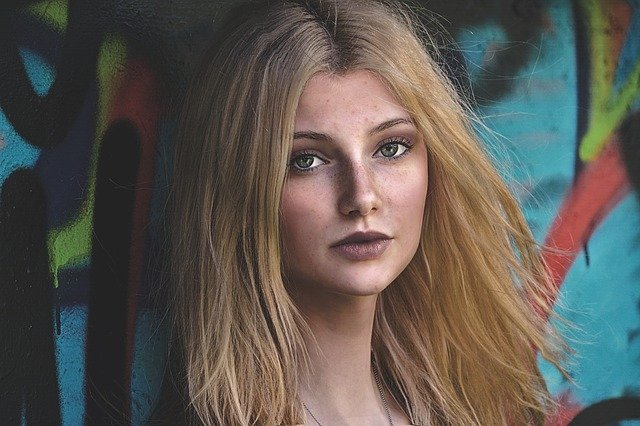
#> input picture OpenCV/GettingStarted/Resources/test_image.png, 640 x 426 px
$ python ImageEffects.py
#> lines starting #> are read from the running program, lines starting #| are printed output that depends on the picture; after the words box and inside, x2 and y2 are one past the last pixel; in counts of white or black regions, pixels touching at a corner belong together
import cv2
import numpy as np

img = cv2.imread("Resources/test_image.png")
#> img is the input picture: shape (426, 640, 3); mean B, G, R 81, 87.6, 92.1

'''
A matrix used to perform operation which has a size of and a value of,
A matrix of 5x5 with all 1
'''
kernel = np.ones((5, 5), np.uint8)

'''
BGR
'''
imageGray = cv2.cvtColor(img, cv2.COLOR_BGR2GRAY)
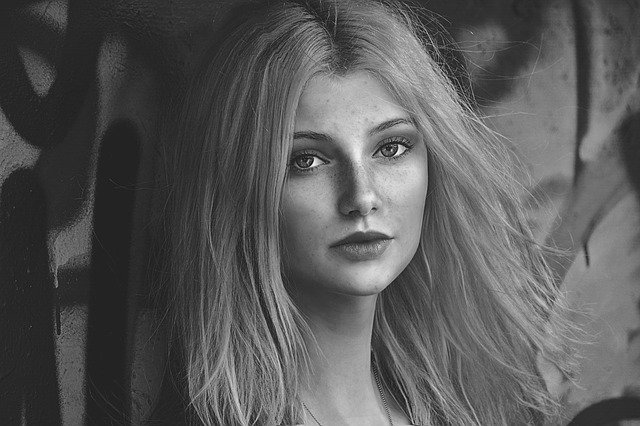
#> imageGray: shape (426, 640); min 2, max 248, mean 88.2

'''
Have to be odd number -> 3,3 etc
'''
imageBlur = cv2.GaussianBlur(imageGray, (7, 7), 0)

'''
Canny Edge Detector Algo
'''
imgCanny = cv2.Canny(img, 100, 100)
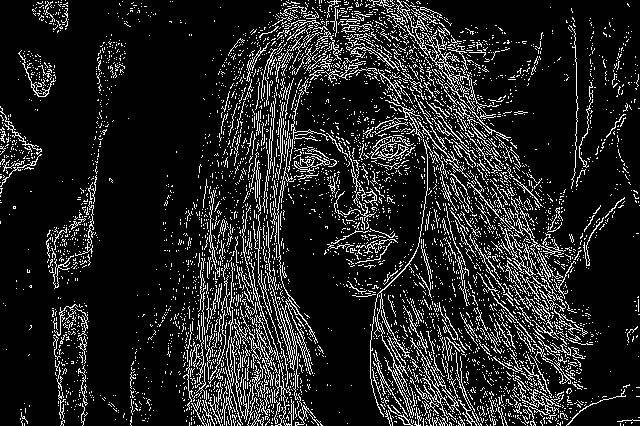
#> imgCanny: shape (426, 640); 13.4% white in thin lines or dots

'''
Trick used to increase the thickness of edges if edges not detected properly
'''
imgDialation = cv2.dilate(imgCanny, kernel, iterations =1)
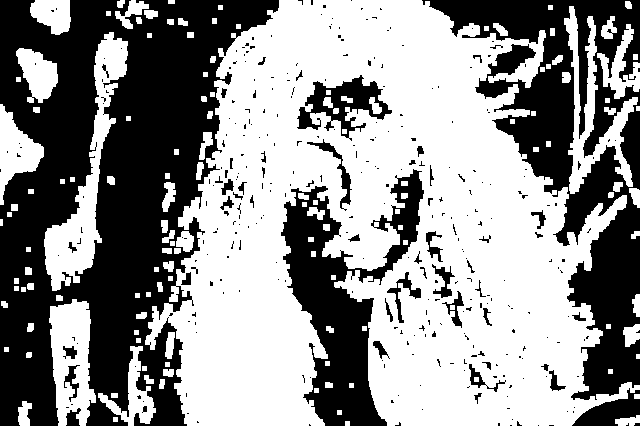
#> imgDialation: shape (426, 640); 56.8% white; 338 black regions (285 under 20 px), largest, box (x1, y1, x2, y2) and area: (0, 0, 279, 426) 64828, (422, 0, 640, 400) 29976, (281, 169, 424, 426) 14111

'''
Opposite of dialation
'''
imgEroded = cv2.erode(imgDialation, kernel, iterations=1)
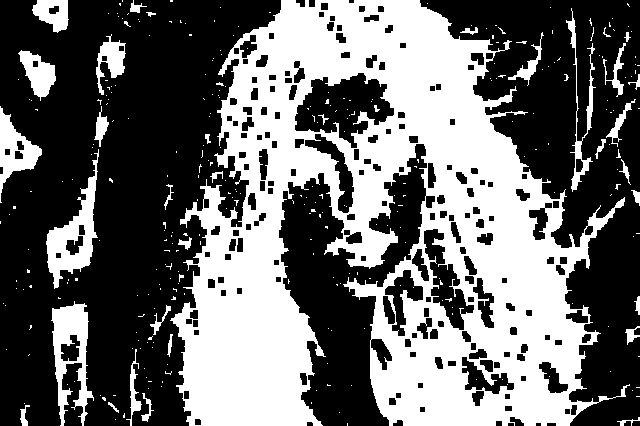
#> imgEroded: shape (426, 640); 41.9% white; 316 white regions (279 under 20 px), largest, box (x1, y1, x2, y2) and area: (170, 0, 630, 426) 100331, (46, 149, 99, 289) 2514, (51, 301, 94, 426) 2504

cv2.imshow("Gray Image", imageGray)
cv2.imshow("Blur Image", imageBlur)
cv2.imshow("Canny(Edges) Image", imgCanny)
cv2.imshow("Canny(Dialation) Image", imgDialation)
cv2.imshow("Eroded(Dialation) Image", imgEroded)


cv2.waitKey(0)

$ run again, with OpenCV/GettingStarted/Resources/cards.jpg saved as OpenCV/GettingStarted/Resources/test_image.png
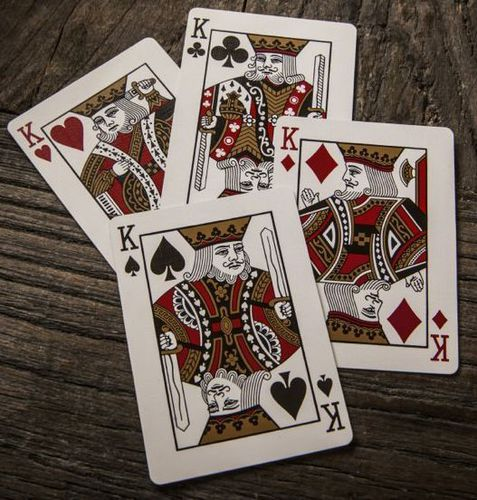
#> input picture OpenCV/GettingStarted/Resources/cards.jpg, 477 x 500 px
#> img is the input picture: shape (500, 477, 3); mean B, G, R 88.1, 96.6, 109.6
#> `imgCanny = cv2.Canny(img, 100, 100)`:
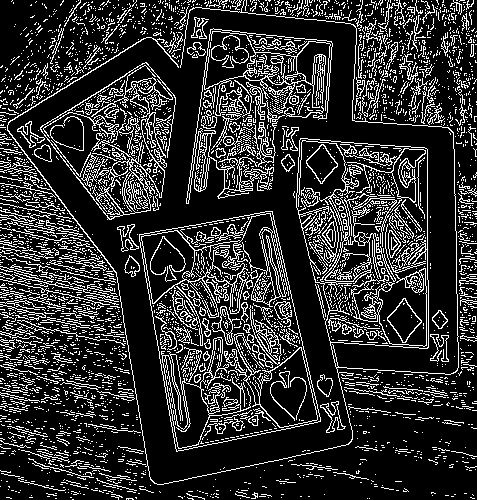
#> imgCanny: shape (500, 477); 18.9% white in thin lines or dots
#> imgDialation: shape (500, 477); 71.5% white; 450 black regions (323 under 20 px), largest, box (x1, y1, x2, y2) and area: (10, 40, 350, 482) 24409, (187, 10, 456, 372) 12324, (139, 411, 477, 500) 10945
#> `imgEroded = cv2.erode(imgDialation, kernel, iterations=1)`:
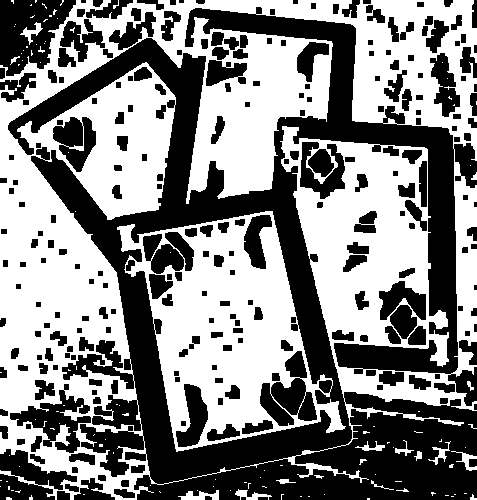
#> imgEroded: shape (500, 477); 52.2% white; 253 black regions (6 under 20 px), largest, box (x1, y1, x2, y2) and area: (8, 7, 477, 500) 72351, (0, 0, 76, 76) 3661, (260, 351, 317, 426) 2211
